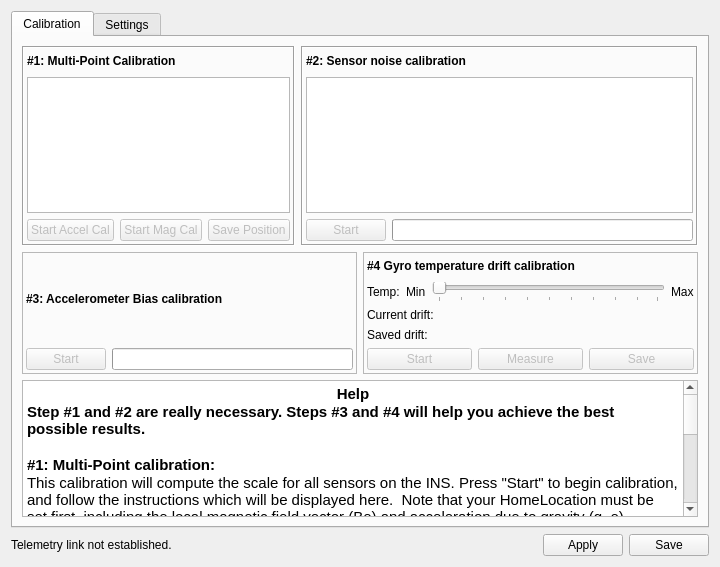
<?xml version="1.0" encoding="UTF-8"?>
<ui version="4.0">
 <class>RevoSensorsWidget</class>
 <widget class="QWidget" name="RevoSensorsWidget">
  <property name="geometry">
   <rect>
    <x>0</x>
    <y>0</y>
    <width>720</width>
    <height>567</height>
   </rect>
  </property>
  <property name="windowTitle">
   <string>Form</string>
  </property>
  <layout class="QVBoxLayout" name="verticalLayout">
   <item>
    <widget class="QTabWidget" name="tabWidget">
     <property name="currentIndex">
      <number>0</number>
     </property>
     <widget class="QWidget" name="tab_2">
      <attribute name="title">
       <string>Calibration</string>
      </attribute>
      <layout class="QVBoxLayout" name="verticalLayout_7" stretch="0,0,0">
       <item>
        <layout class="QHBoxLayout" name="sixPointLayout" stretch="1,2">
         <item>
          <widget class="QFrame" name="frame">
           <property name="frameShape">
            <enum>QFrame::Box</enum>
           </property>
           <property name="frameShadow">
            <enum>QFrame::Sunken</enum>
           </property>
           <layout class="QVBoxLayout" name="verticalLayout_9">
            <property name="margin">
             <number>3</number>
            </property>
            <item>
             <layout class="QVBoxLayout" name="verticalLayout_3">
              <item>
               <layout class="QHBoxLayout" name="horizontalLayout_2">
                <item>
                 <widget class="QLabel" name="label_3">
                  <property name="font">
                   <font>
                    <weight>75</weight>
                    <bold>true</bold>
                   </font>
                  </property>
                  <property name="text">
                   <string>#1: Multi-Point Calibration</string>
                  </property>
                 </widget>
                </item>
                <item>
                 <spacer name="horizontalSpacer_3">
                  <property name="orientation">
                   <enum>Qt::Horizontal</enum>
                  </property>
                  <property name="sizeHint" stdset="0">
                   <size>
                    <width>40</width>
                    <height>20</height>
                   </size>
                  </property>
                 </spacer>
                </item>
               </layout>
              </item>
              <item>
               <widget class="QGraphicsView" name="sixPointsHelp">
                <property name="toolTip">
                 <string>Nice paper plane, eh?</string>
                </property>
               </widget>
              </item>
              <item>
               <layout class="QHBoxLayout" name="horizontalLayout_4">
                <item>
                 <widget class="QPushButton" name="sixPointsAccelStart">
                  <property name="enabled">
                   <bool>false</bool>
                  </property>
                  <property name="toolTip">
                   <string>Launch a sensor range and bias calibration.</string>
                  </property>
                  <property name="text">
                   <string>Start Accel Cal</string>
                  </property>
                 </widget>
                </item>
                <item>
                 <widget class="QPushButton" name="sixPointsMagStart">
                  <property name="enabled">
                   <bool>false</bool>
                  </property>
                  <property name="text">
                   <string>Start Mag Cal</string>
                  </property>
                 </widget>
                </item>
                <item>
                 <widget class="QPushButton" name="sixPointsSave">
                  <property name="enabled">
                   <bool>false</bool>
                  </property>
                  <property name="toolTip">
                   <string>Save settings (only enabled when calibration is running)</string>
                  </property>
                  <property name="text">
                   <string>Save Position</string>
                  </property>
                 </widget>
                </item>
               </layout>
              </item>
             </layout>
            </item>
           </layout>
          </widget>
         </item>
         <item>
          <widget class="QFrame" name="frame_2">
           <property name="frameShape">
            <enum>QFrame::Box</enum>
           </property>
           <property name="frameShadow">
            <enum>QFrame::Sunken</enum>
           </property>
           <layout class="QVBoxLayout" name="verticalLayout_10">
            <property name="margin">
             <number>3</number>
            </property>
            <item>
             <layout class="QVBoxLayout" name="verticalLayout_4">
              <item>
               <layout class="QHBoxLayout" name="horizontalLayout_8">
                <item>
                 <widget class="QLabel" name="label">
                  <property name="font">
                   <font>
                    <weight>75</weight>
                    <bold>true</bold>
                   </font>
                  </property>
                  <property name="text">
                   <string>#2: Sensor noise calibration</string>
                  </property>
                 </widget>
                </item>
                <item>
                 <spacer name="horizontalSpacer_4">
                  <property name="orientation">
                   <enum>Qt::Horizontal</enum>
                  </property>
                  <property name="sizeHint" stdset="0">
                   <size>
                    <width>40</width>
                    <height>20</height>
                   </size>
                  </property>
                 </spacer>
                </item>
               </layout>
              </item>
              <item>
               <widget class="QGraphicsView" name="ahrsBargraph">
                <property name="toolTip">
                 <string>These are the sensor variance values computed by the AHRS.

Tip: lower is better!</string>
                </property>
                <property name="verticalScrollBarPolicy">
                 <enum>Qt::ScrollBarAlwaysOff</enum>
                </property>
                <property name="horizontalScrollBarPolicy">
                 <enum>Qt::ScrollBarAlwaysOff</enum>
                </property>
               </widget>
              </item>
              <item>
               <layout class="QHBoxLayout" name="horizontalLayout">
                <item>
                 <widget class="QPushButton" name="ahrsCalibStart">
                  <property name="enabled">
                   <bool>false</bool>
                  </property>
                  <property name="toolTip">
                   <string>Press to start a calibration procedure, about 15 seconds.

Hint: run this with engines at cruising speed.</string>
                  </property>
                  <property name="text">
                   <string>Start</string>
                  </property>
                 </widget>
                </item>
                <item>
                 <widget class="QProgressBar" name="calibProgress">
                  <property name="enabled">
                   <bool>true</bool>
                  </property>
                  <property name="maximum">
                   <number>15</number>
                  </property>
                  <property name="value">
                   <number>0</number>
                  </property>
                  <property name="textVisible">
                   <bool>false</bool>
                  </property>
                 </widget>
                </item>
               </layout>
              </item>
             </layout>
            </item>
           </layout>
          </widget>
         </item>
        </layout>
       </item>
       <item>
        <layout class="QHBoxLayout" name="sensorNoiseLayout">
         <item>
          <widget class="QFrame" name="frame_3">
           <property name="frameShape">
            <enum>QFrame::StyledPanel</enum>
           </property>
           <property name="frameShadow">
            <enum>QFrame::Raised</enum>
           </property>
           <layout class="QVBoxLayout" name="verticalLayout_2">
            <property name="margin">
             <number>3</number>
            </property>
            <item>
             <layout class="QVBoxLayout" name="verticalLayout_5">
              <item>
               <layout class="QHBoxLayout" name="horizontalLayout_9">
                <item>
                 <widget class="QLabel" name="label_5">
                  <property name="font">
                   <font>
                    <weight>75</weight>
                    <bold>true</bold>
                   </font>
                  </property>
                  <property name="text">
                   <string>#3: Accelerometer Bias calibration</string>
                  </property>
                 </widget>
                </item>
                <item>
                 <spacer name="horizontalSpacer_5">
                  <property name="orientation">
                   <enum>Qt::Horizontal</enum>
                  </property>
                  <property name="sizeHint" stdset="0">
                   <size>
                    <width>40</width>
                    <height>20</height>
                   </size>
                  </property>
                 </spacer>
                </item>
               </layout>
              </item>
              <item>
               <layout class="QHBoxLayout" name="horizontalLayout_3">
                <item>
                 <widget class="QPushButton" name="accelBiasStart">
                  <property name="enabled">
                   <bool>false</bool>
                  </property>
                  <property name="text">
                   <string>Start</string>
                  </property>
                 </widget>
                </item>
                <item>
                 <widget class="QProgressBar" name="accelBiasProgress">
                  <property name="value">
                   <number>0</number>
                  </property>
                  <property name="textVisible">
                   <bool>false</bool>
                  </property>
                 </widget>
                </item>
               </layout>
              </item>
             </layout>
            </item>
           </layout>
          </widget>
         </item>
         <item>
          <widget class="QFrame" name="frame_4">
           <property name="frameShape">
            <enum>QFrame::StyledPanel</enum>
           </property>
           <property name="frameShadow">
            <enum>QFrame::Raised</enum>
           </property>
           <layout class="QVBoxLayout" name="verticalLayout_8">
            <property name="margin">
             <number>3</number>
            </property>
            <item>
             <layout class="QVBoxLayout" name="gyroDriftLayout">
              <item>
               <layout class="QHBoxLayout" name="horizontalLayout_11">
                <item>
                 <widget class="QLabel" name="label_6">
                  <property name="font">
                   <font>
                    <weight>75</weight>
                    <bold>true</bold>
                   </font>
                  </property>
                  <property name="text">
                   <string>#4 Gyro temperature drift calibration</string>
                  </property>
                 </widget>
                </item>
                <item>
                 <spacer name="horizontalSpacer_6">
                  <property name="orientation">
                   <enum>Qt::Horizontal</enum>
                  </property>
                  <property name="sizeHint" stdset="0">
                   <size>
                    <width>40</width>
                    <height>20</height>
                   </size>
                  </property>
                 </spacer>
                </item>
               </layout>
              </item>
              <item>
               <layout class="QHBoxLayout" name="horizontalLayout_5">
                <item>
                 <widget class="QLabel" name="label_7">
                  <property name="text">
                   <string>Temp:</string>
                  </property>
                 </widget>
                </item>
                <item>
                 <widget class="QLabel" name="gyroMinTemp">
                  <property name="font">
                   <font>
                    <pointsize>9</pointsize>
                   </font>
                  </property>
                  <property name="text">
                   <string>Min</string>
                  </property>
                 </widget>
                </item>
                <item>
                 <widget class="QSlider" name="gyroTempSlider">
                  <property name="toolTip">
                   <string>Currently measured temperature on the system. This is actually the
MB temperature, be careful if somehow you know that your INS
temperature is very different from your MB temp...</string>
                  </property>
                  <property name="orientation">
                   <enum>Qt::Horizontal</enum>
                  </property>
                  <property name="tickPosition">
                   <enum>QSlider::TicksBelow</enum>
                  </property>
                 </widget>
                </item>
                <item>
                 <widget class="QLabel" name="gyroMaxTemp">
                  <property name="font">
                   <font>
                    <pointsize>9</pointsize>
                   </font>
                  </property>
                  <property name="text">
                   <string>Max</string>
                  </property>
                 </widget>
                </item>
               </layout>
              </item>
              <item>
               <layout class="QHBoxLayout" name="horizontalLayout_7">
                <item>
                 <widget class="QLabel" name="label_14">
                  <property name="text">
                   <string>Current drift:</string>
                  </property>
                 </widget>
                </item>
               </layout>
              </item>
              <item>
               <layout class="QHBoxLayout" name="horizontalLayout_10">
                <item>
                 <widget class="QLabel" name="label_17">
                  <property name="text">
                   <string>Saved drift:</string>
                  </property>
                 </widget>
                </item>
               </layout>
              </item>
              <item>
               <layout class="QHBoxLayout" name="horizontalLayout_6">
                <item>
                 <widget class="QPushButton" name="startDriftCalib">
                  <property name="enabled">
                   <bool>false</bool>
                  </property>
                  <property name="toolTip">
                   <string>Start gathering data for temperature drift calibration.
Avoid sudden moves once you have started gathering!</string>
                  </property>
                  <property name="text">
                   <string>Start</string>
                  </property>
                 </widget>
                </item>
                <item>
                 <widget class="QPushButton" name="gyroMeasureDrift">
                  <property name="enabled">
                   <bool>false</bool>
                  </property>
                  <property name="toolTip">
                   <string>Launch drift measurement based on gathered data.

TODO: is this necessary? Measurement could be auto updated every second or so, or done when we stop measuring...</string>
                  </property>
                  <property name="text">
                   <string>Measure</string>
                  </property>
                 </widget>
                </item>
                <item>
                 <widget class="QPushButton" name="updateDrift">
                  <property name="enabled">
                   <bool>false</bool>
                  </property>
                  <property name="toolTip">
                   <string>Updates the XYZ drift values into the AHRS (saves to SD)</string>
                  </property>
                  <property name="text">
                   <string>Save</string>
                  </property>
                 </widget>
                </item>
               </layout>
              </item>
             </layout>
            </item>
           </layout>
          </widget>
         </item>
        </layout>
       </item>
       <item>
        <widget class="QTextEdit" name="sixPointCalibInstructions">
         <property name="toolTip">
          <string>Six Point Calibration instructions</string>
         </property>
         <property name="horizontalScrollBarPolicy">
          <enum>Qt::ScrollBarAlwaysOff</enum>
         </property>
         <property name="html">
          <string>&lt;!DOCTYPE HTML PUBLIC &quot;-//W3C//DTD HTML 4.0//EN&quot; &quot;http://www.w3.org/TR/REC-html40/strict.dtd&quot;&gt;
&lt;html&gt;&lt;head&gt;&lt;meta name=&quot;qrichtext&quot; content=&quot;1&quot; /&gt;&lt;style type=&quot;text/css&quot;&gt;
p, li { white-space: pre-wrap; }
&lt;/style&gt;&lt;/head&gt;&lt;body style=&quot; font-family:'MS Shell Dlg 2'; font-size:8.25pt; font-weight:400; font-style:normal;&quot;&gt;
&lt;table border=&quot;0&quot; style=&quot;-qt-table-type: root; margin-top:4px; margin-bottom:4px; margin-left:4px; margin-right:4px;&quot;&gt;
&lt;tr&gt;
&lt;td style=&quot;border: none;&quot;&gt;
&lt;p align=&quot;center&quot; style=&quot; margin-top:0px; margin-bottom:0px; margin-left:0px; margin-right:0px; -qt-block-indent:0; text-indent:0px;&quot;&gt;&lt;span style=&quot; font-family:'Ubuntu'; font-size:11pt; font-weight:600;&quot;&gt;Help&lt;/span&gt;&lt;/p&gt;
&lt;p style=&quot; margin-top:0px; margin-bottom:0px; margin-left:0px; margin-right:0px; -qt-block-indent:0; text-indent:0px;&quot;&gt;&lt;span style=&quot; font-family:'Ubuntu'; font-size:11pt; font-weight:600;&quot;&gt;Step #1 and #2 are really necessary. Steps #3 and #4 will help you achieve the best possible results.&lt;/span&gt;&lt;/p&gt;
&lt;p align=&quot;center&quot; style=&quot;-qt-paragraph-type:empty; margin-top:0px; margin-bottom:0px; margin-left:0px; margin-right:0px; -qt-block-indent:0; text-indent:0px; font-family:'Ubuntu'; font-size:11pt; font-weight:600;&quot;&gt;&lt;/p&gt;
&lt;p style=&quot; margin-top:0px; margin-bottom:0px; margin-left:0px; margin-right:0px; -qt-block-indent:0; text-indent:0px;&quot;&gt;&lt;span style=&quot; font-family:'Ubuntu'; font-size:11pt; font-weight:600;&quot;&gt;#1: Multi-Point calibration:&lt;/span&gt;&lt;/p&gt;
&lt;p style=&quot; margin-top:0px; margin-bottom:0px; margin-left:0px; margin-right:0px; -qt-block-indent:0; text-indent:0px;&quot;&gt;&lt;span style=&quot; font-family:'Ubuntu'; font-size:11pt;&quot;&gt;This calibration will compute the scale for all sensors on the INS. Press &amp;quot;Start&amp;quot; to begin calibration, and follow the instructions which will be displayed here.  Note that your HomeLocation must be set first, including the local magnetic field vector (Be) and acceleration due to gravity (g_e).&lt;/span&gt;&lt;/p&gt;
&lt;p style=&quot;-qt-paragraph-type:empty; margin-top:0px; margin-bottom:0px; margin-left:0px; margin-right:0px; -qt-block-indent:0; text-indent:0px; font-family:'Ubuntu'; font-size:11pt;&quot;&gt;&lt;/p&gt;
&lt;p style=&quot; margin-top:0px; margin-bottom:0px; margin-left:0px; margin-right:0px; -qt-block-indent:0; text-indent:0px;&quot;&gt;&lt;span style=&quot; font-family:'Ubuntu'; font-size:11pt; font-weight:600;&quot;&gt;#2: Sensor noise calibration:&lt;/span&gt;&lt;/p&gt;
&lt;p style=&quot; margin-top:0px; margin-bottom:0px; margin-left:0px; margin-right:0px; -qt-block-indent:0; text-indent:0px;&quot;&gt;&lt;span style=&quot; font-family:'Ubuntu'; font-size:11pt;&quot;&gt;This calibration will compute sensor variance under standard conditions. You can leave your engines running at low to mid throttle to take their vibration into account before pressing &amp;quot;Start&amp;quot;.&lt;/span&gt;&lt;/p&gt;
&lt;p style=&quot;-qt-paragraph-type:empty; margin-top:0px; margin-bottom:0px; margin-left:0px; margin-right:0px; -qt-block-indent:0; text-indent:0px; font-family:'Ubuntu'; font-size:11pt;&quot;&gt;&lt;/p&gt;
&lt;p style=&quot; margin-top:0px; margin-bottom:0px; margin-left:0px; margin-right:0px; -qt-block-indent:0; text-indent:0px;&quot;&gt;&lt;span style=&quot; font-family:'Ubuntu'; font-size:11pt; font-weight:600;&quot;&gt;#3: Accelerometer bias calibration:&lt;/span&gt;&lt;/p&gt;
&lt;p style=&quot; margin-top:0px; margin-bottom:0px; margin-left:0px; margin-right:0px; -qt-block-indent:0; text-indent:0px;&quot;&gt;&lt;span style=&quot; font-family:'Ubuntu'; font-size:11pt;&quot;&gt;This step will ensure that accelerometer bias is accurate. Place your airframe as horizontally as possible (use a spirit level if necessary), then press Start below and do not move your airframe at all until the end of the calibration.&lt;/span&gt;&lt;/p&gt;
&lt;p style=&quot;-qt-paragraph-type:empty; margin-top:0px; margin-bottom:0px; margin-left:0px; margin-right:0px; -qt-block-indent:0; text-indent:0px; font-family:'Ubuntu'; font-size:11pt;&quot;&gt;&lt;/p&gt;
&lt;p style=&quot; margin-top:0px; margin-bottom:0px; margin-left:0px; margin-right:0px; -qt-block-indent:0; text-indent:0px;&quot;&gt;&lt;span style=&quot; font-family:'Ubuntu'; font-size:11pt; font-weight:600;&quot;&gt;#4 Gyro temp drift calibration:&lt;/span&gt;&lt;/p&gt;
&lt;p style=&quot;-qt-paragraph-type:empty; margin-top:0px; margin-bottom:0px; margin-left:0px; margin-right:0px; -qt-block-indent:0; text-indent:0px; font-family:'Ubuntu'; font-size:11pt; font-weight:600;&quot;&gt;&lt;/p&gt;&lt;/td&gt;&lt;/tr&gt;&lt;/table&gt;&lt;/body&gt;&lt;/html&gt;</string>
         </property>
        </widget>
       </item>
      </layout>
     </widget>
     <widget class="QWidget" name="tab">
      <attribute name="title">
       <string>Settings</string>
      </attribute>
      <layout class="QVBoxLayout" name="verticalLayout_6">
       <item>
        <layout class="QHBoxLayout" name="ahrsSettingsLayout">
         <item>
          <widget class="QLabel" name="label_2">
           <property name="font">
            <font>
             <weight>75</weight>
             <bold>true</bold>
            </font>
           </property>
           <property name="text">
            <string>Attitude Algorithm:</string>
           </property>
          </widget>
         </item>
         <item>
          <widget class="QComboBox" name="algorithm">
           <property name="toolTip">
            <string>Select the sensor integration algorithm here.
&quot;Simple&quot; only uses accelerometer values
&quot;INSGPS&quot; the full featured algorithm integrating all sensors</string>
           </property>
          </widget>
         </item>
         <item>
          <spacer name="horizontalSpacer_2">
           <property name="orientation">
            <enum>Qt::Horizontal</enum>
           </property>
           <property name="sizeHint" stdset="0">
            <size>
             <width>40</width>
             <height>20</height>
            </size>
           </property>
          </spacer>
         </item>
         <item>
          <widget class="QLabel" name="label_4">
           <property name="font">
            <font>
             <weight>75</weight>
             <bold>true</bold>
            </font>
           </property>
           <property name="text">
            <string>Home Location:</string>
           </property>
          </widget>
         </item>
         <item>
          <widget class="QRadioButton" name="homeLocationSet">
           <property name="enabled">
            <bool>false</bool>
           </property>
           <property name="toolTip">
            <string>Saves the Home Location. This is only enabled
if the Home Location is set, i.e. if the GPS fix is
successful.

Disabled if there is no GPS fix.</string>
           </property>
           <property name="text">
            <string>Set</string>
           </property>
           <property name="checked">
            <bool>true</bool>
           </property>
           <attribute name="buttonGroup">
            <string>buttonGroup</string>
           </attribute>
          </widget>
         </item>
         <item>
          <widget class="QRadioButton" name="homeLocationClear">
           <property name="enabled">
            <bool>true</bool>
           </property>
           <property name="toolTip">
            <string>Clears the HomeLocation: only makes sense if you save
to SD. This will force the INS to use the next GPS fix as the
new home location unless it is in indoor mode.</string>
           </property>
           <property name="text">
            <string>Clear</string>
           </property>
           <attribute name="buttonGroup">
            <string>buttonGroup</string>
           </attribute>
          </widget>
         </item>
        </layout>
       </item>
       <item>
        <spacer name="verticalSpacer">
         <property name="orientation">
          <enum>Qt::Vertical</enum>
         </property>
         <property name="sizeHint" stdset="0">
          <size>
           <width>20</width>
           <height>40</height>
          </size>
         </property>
        </spacer>
       </item>
      </layout>
     </widget>
    </widget>
   </item>
   <item>
    <layout class="QHBoxLayout" name="submitButtons">
     <item>
      <widget class="QLabel" name="calibInstructions">
       <property name="text">
        <string>Telemetry link not established.</string>
       </property>
      </widget>
     </item>
     <item>
      <spacer name="horizontalSpacer">
       <property name="orientation">
        <enum>Qt::Horizontal</enum>
       </property>
       <property name="sizeHint" stdset="0">
        <size>
         <width>40</width>
         <height>20</height>
        </size>
       </property>
      </spacer>
     </item>
     <item>
      <widget class="QPushButton" name="ahrsHelp">
       <property name="sizePolicy">
        <sizepolicy hsizetype="Fixed" vsizetype="Fixed">
         <horstretch>0</horstretch>
         <verstretch>0</verstretch>
        </sizepolicy>
       </property>
       <property name="maximumSize">
        <size>
         <width>32</width>
         <height>32</height>
        </size>
       </property>
       <property name="font">
        <font>
         <kerning>true</kerning>
        </font>
       </property>
       <property name="text">
        <string/>
       </property>
       <property name="icon">
        <iconset resource="../coreplugin/core.qrc">
         <normaloff>:/core/images/helpicon.svg</normaloff>:/core/images/helpicon.svg</iconset>
       </property>
       <property name="iconSize">
        <size>
         <width>32</width>
         <height>32</height>
        </size>
       </property>
       <property name="shortcut">
        <string>Ctrl+S</string>
       </property>
       <property name="default">
        <bool>false</bool>
       </property>
       <property name="flat">
        <bool>true</bool>
       </property>
      </widget>
     </item>
     <item>
      <widget class="QPushButton" name="ahrsSettingsSaveRAM">
       <property name="toolTip">
        <string>Save settings to the board (RAM only).

This does not save the calibration settings, this is done using the
specific calibration button on top of the screen.</string>
       </property>
       <property name="text">
        <string>Apply</string>
       </property>
      </widget>
     </item>
     <item>
      <widget class="QPushButton" name="ahrsSettingsSaveSD">
       <property name="toolTip">
        <string>Send settings to the board, and save to the non-volatile memory.</string>
       </property>
       <property name="text">
        <string>Save</string>
       </property>
       <property name="checked">
        <bool>false</bool>
       </property>
      </widget>
     </item>
    </layout>
   </item>
  </layout>
 </widget>
 <resources>
  <include location="../coreplugin/core.qrc"/>
 </resources>
 <connections/>
 <buttongroups>
  <buttongroup name="buttonGroup"/>
 </buttongroups>
</ui>
